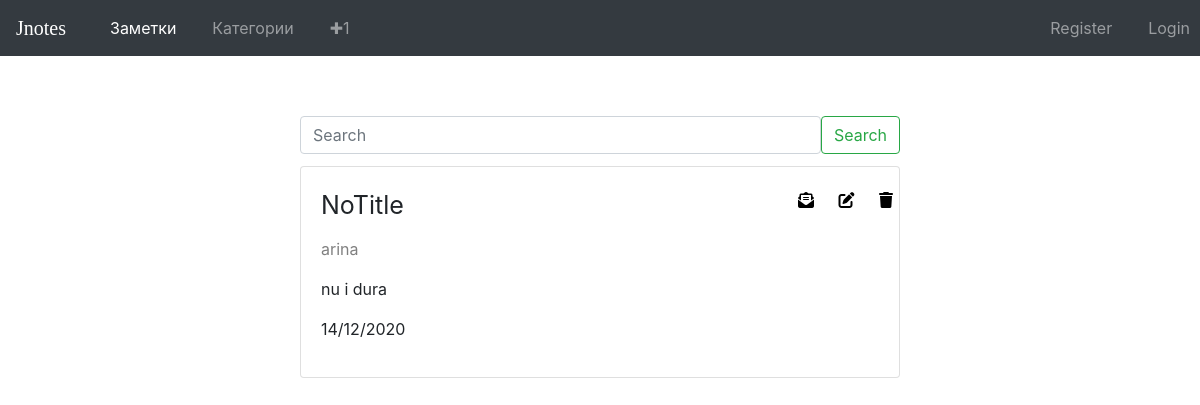
The app's page /, older data.
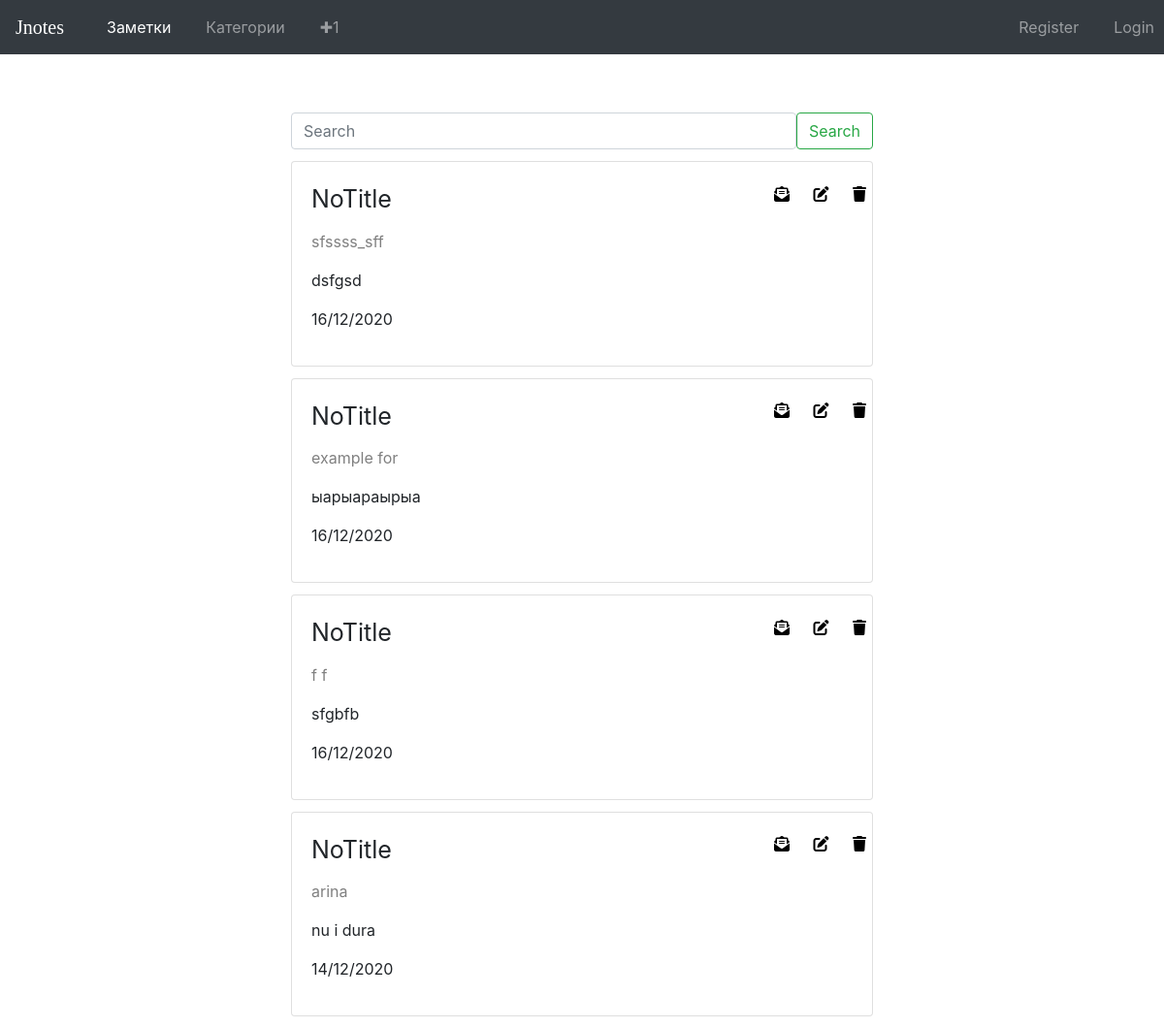
The same page, newer data.
### notes/models.py (models this page shows, shortened)
class Note(models.Model):
    title_note = models.CharField('Название', blank=False, default='NoTitle', max_length=150)
    category_note = models.ForeignKey(Category, on_delete=models.CASCADE)
    content_note = models.TextField('Содержание', blank=True)
    date_note = models.DateTimeField(auto_now_add=True)

class Category(models.Model):
    name = models.CharField(max_length=255, unique=True, editable=True)
    def __str__(self):
        return self.name

### notes/views.py (the view)
# urls.py: path('', HomeView.as_view(), name='home'),
class HomeView(ListView):
    model = Note
    template_name = 'home.html'
    ordering = ['-date_note']
    context_object_name = 'notes_list'

### notes/templates/home.html (shortened to what this page needs)
{% extends 'base.html' %}
{% load static %}
{% block content %}
<link rel="stylesheet" href="{% static 'css/home.css' %}">
    <form class="d-flex search-field">
        <input class="form-control me-2" type="search" placeholder="Search" aria-label="Search">
        <button class="btn btn-outline-success" type="submit">Search</button>
    </form>
{% for post in notes_list %}
<div class="card">
  <div class="card-body">
    <p class="card-title">{{ post.title_note }}</p>
    <p class="card-category"><a href="{% url 'one-category' post.category_note|slugify  %}">{{ post.category_note }}</a></p>
    <p class="card-text">{{ post.content_note }}</p>
    <p class="card-date">{{ post.date_note|date:"d/m/Y" }}</p>
    <div class="card-options">
        <a href="{% url 'note-detail' post.pk %}">
            <i class="fas fa-envelope-open-text"></i>
        </a>
        <a href="{% url 'note-update' post.pk %}">
            <i class="fas fa-edit"></i>
        </a>
        <a href="{% url 'note-delete' post.pk %}">
            <i class="fas fa-trash"></i>
        </a>
    </div>
</div>
</div>
{% endfor %}
{% endblock %}

### notes/templates/base.html (shortened to what this page needs)
<!DOCTYPE html>
<html lang="en">
<head>
    {% load static %}
    <link rel="stylesheet" href="https://cdn.jsdelivr.net/npm/bootstrap@4.5.3/dist/css/bootstrap.min.css">
    <link rel="stylesheet" href="{% static 'css/base.css' %}">
</head>
<body>
  <header>
    <nav class="navbar navbar-expand-lg navbar-dark bg-dark">
      <a class="navbar-brand main-text" href="{% url 'home' %}">Jnotes</a>
        <div class="collapse navbar-collapse" id="navbarSupportedContent">
          <ul class="navbar-nav mr-auto">
            <li class="nav-item active">
              <a class="nav-link" href="{% url 'home' %}">Заметки<span class="sr-only">(current)</span></a>
            </li>
            <li class="nav-item">
              <a class="nav-link" href="{% url 'categories-view' %}">Категории</a>
            </li>
            <li class="nav-item">
              <a class="nav-link" href="{% url 'note-add' %}"><span>&#10010;1</span></a>
            </li>
          </ul>
            <div class="end-nav">
              <ul class="navbar-nav mr-auto">
                  <li class="nav-item">
                    <a class="nav-link" href="#">Register</a>
                  </li>
                  <li class="nav-item">
                    <a class="nav-link" href="#">Login</a>
                  </li>
              </ul>
            </div>
        </div>
      </nav>
    </header>
    <main>
        {% block content %}
        {% endblock %}
    </main>
</body>
</html>

### notes/static/css/base.css (style rules this page uses)
.search-field { position: relative; margin-top: 40px }
.nav-item { padding-left: 20px; }
.main-text { font-size: 20px; font-family: 'Georgia'; }
.end-nav { position: absolute; right: 0px; padding-right:2px; }

### notes/static/css/home.css (style rules this page uses)
a i { color: black; }
p a { color: gray; }
.search-field { width: 50%; margin: 5% auto 0; }
.card { margin: 1% auto; width: 50%; }
.card-title { font-size: 25px; }
.card-options { position: absolute; top: 10%; right: 1%; }
.card-options i { margin-left: 20px; }

Row changes from the older to the newer data that the page shows:
added Note: title_note "NoTitle", category_note "sfssss_sff", content_note "dsfgsd", date_note "16/12/2020"
added Note: title_note "NoTitle", category_note "example for", content_note "ыарыараырыа", date_note "16/12/2020"
added Note: title_note "NoTitle", category_note "f f", content_note "sfgbfb", date_note "16/12/2020"
